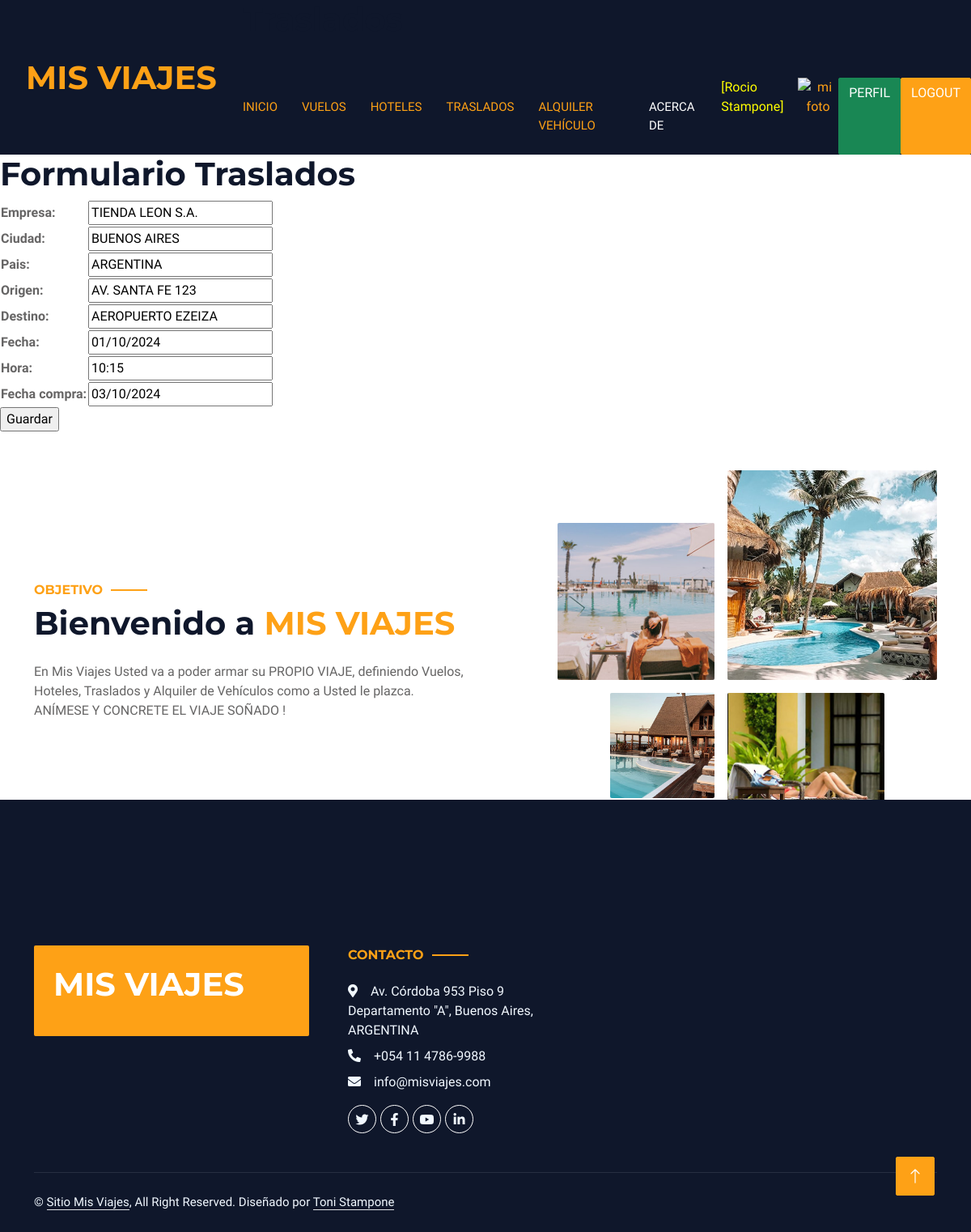
The page /trasladoUpdate/4/ (signed in) on the database its author committed.
### misrubros/models.py (models this page shows, shortened)
class Traslado(models.Model):
    nombre        = models.CharField(max_length=50)
    ciudad        = models.CharField(max_length=50)
    pais          = models.CharField(max_length=50)
    origen        = models.CharField(max_length=50)
    destino       = models.CharField(max_length=50)
    fecha         = models.DateField()
    hora          = models.CharField(max_length=4)
    fecha_compra  = models.DateField()
    class Meta:
        verbose_name = "Traslado"
        verbose_name_plural = "Traslados"
        ordering = ["nombre"]

### misrubros/views.py (the view)
# urls.py: path('trasladoUpdate/<id_traslado>/', trasladoUpdate, name="trasladoUpdate"),
@login_required
def trasladoUpdate(request, id_traslado):
    traslado = Traslado.objects.get(id=id_traslado)
    if request.method == "POST":
        miForm = TrasladoForm(request.POST)
        if miForm.is_valid():
            traslado.nombre          = miForm.cleaned_data.get("nombre")
            traslado.ciudad          = miForm.cleaned_data.get("ciudad")
            traslado.pais            = miForm.cleaned_data.get("pais")
            traslado.origen          = miForm.cleaned_data.get("origen")
            traslado.destino         = miForm.cleaned_data.get("destino")
            traslado.fecha           = miForm.cleaned_data.get("fecha")
            traslado.hora            = miForm.cleaned_data.get("hora")
            traslado.fecha_compra    = miForm.cleaned_data.get("fecha_compra")
            traslado.save()
            contexto = {"traslados": Traslado.objects.all() }
            return render(request, "misrubros/traslados.html", contexto)
    else:
        miForm = TrasladoForm(initial={"nombre": traslado.nombre, "ciudad": traslado.ciudad,
                              "pais": traslado.pais, "origen": traslado.origen,
                              "destino": traslado.destino, "fecha": traslado.fecha, "hora": traslado.hora,
                              "fecha_compra": traslado.fecha_compra})
    return render(request, "misrubros/trasladoForm.html", {"form": miForm})

### misrubros/forms.py
class TrasladoForm(forms.Form):
    nombre        = forms.CharField(max_length=50, required=True, label="Empresa")
    ciudad        = forms.CharField(max_length=50, required=True)
    pais          = forms.CharField(max_length=50, required=True)
    origen        = forms.CharField(max_length=50, required=True)
    destino       = forms.CharField(max_length=50, required=True)
    fecha         = forms.DateField(required=True)
    hora          = forms.CharField(max_length=4, required=True)
    fecha_compra  = forms.DateField(required=True)

### misrubros/templates/misrubros/trasladoForm.html (shortened to what this page needs)
{% extends "misrubros/index.html" %}
{% block titulo %}
<h1 class="mb-5">Traslados</h1>
{% endblock titulo %}
{% block contenido %}
<h1> Formulario Traslados</h1>
<form action="" method="post">
    <table>
        {{ form.as_table }}
    </table>
    <input type="submit" value="Guardar">
</form>
{% endblock contenido %}

### misrubros/templates/misrubros/index.html (shortened to what this page needs)
<!DOCTYPE html>
<html lang="en">
<head>
    {% load static %}
    <link href="https://cdnjs.cloudflare.com/ajax/libs/font-awesome/5.10.0/css/all.min.css" rel="stylesheet">
    <link href="https://cdn.jsdelivr.net/npm/bootstrap-icons@1.4.1/font/bootstrap-icons.css" rel="stylesheet">
    <link href="{% static 'lib/animate/animate.min.css' %}" rel="stylesheet">
    <link href="{% static 'lib/owlcarousel/assets/owl.carousel.min.css' %}" rel="stylesheet">
    <link href="{% static 'lib/tempusdominus/css/tempusdominus-bootstrap-4.min.css' %}" rel="stylesheet" />
    <link href="{% static 'css/bootstrap.min.css' %}" rel="stylesheet">
    <link href="{% static 'css/style.css' %}" rel="stylesheet">
</head>
<body>
    <div class="container-xxl bg-white p-0">
        <div class="container-fluid bg-dark px-0">
            <div class="row gx-0">
                <div class="col-lg-3 bg-dark d-none d-lg-block">
                    <a href="index.html" class="navbar-brand w-100 h-100 m-0 p-0 d-flex align-items-center justify-content-center">
                        <h1 class="m-0 text-primary text-uppercase">Mis Viajes</h1>
                    </a>
                </div>
                <div class="col-lg-9">
                    <header id = "masthead">
                        <div class = "container">
                        {% block titulo %}
                        {% endblock titulo %}
                    <nav class="navbar navbar-expand-lg bg-dark navbar-dark p-3 p-lg-0">
                        <div class="collapse navbar-collapse justify-content-between" id="navbarCollapse">
                            <div class="navbar-nav mr-auto py-0">
                                <a href="{% url 'comenzar' %}" class="nav-item nav-link active">Inicio</a>
                        {% if user.is_authenticated %}
                                <a href="{% url 'vuelos' %}" class="nav-item nav-link active">Vuelos</a>
                                <a href="{% url 'hoteles' %}" class="nav-item nav-link active">Hoteles</a>
                                <a href="{% url 'traslados' %}" class="nav-item nav-link active">Traslados</a>
                                <a href="{% url 'alquilerautos' %}" class="nav-item nav-link active">Alquiler Vehículo</a>
                                <a href="{% url 'acerca' %}" class="nav-item nav-link">Acerca de</a>
                                <p style="color:yellow"> [{{user.first_name}} {{user.last_name}}]</p>
                                <div class="text-center">
                                    <a href="{% url 'agregar_avatar' %}"><img src="{{ request.session.avatar }}" height="40px" weight="40px" alt="mi foto"></a>
                                </div>
                                <a class="btn btn-success" href="{% url 'perfil' %}">Perfil</a>
                                <a class="btn btn-primary" href="{% url 'logout' %}">Logout</a>
                        {% else %}
                                <a class="btn btn-primary" href="{% url 'login' %}">Login</a>
                                <a class="btn btn-success" href="{% url 'registro' %}">Registrate</a>
                        {% endif %}
                            </div>
                        </div>
                    </nav>
                    </header>
                </div>
            </div>
        </div>
        {% block contenido %}
        {% endblock contenido %}
        <div class="container-xxl py-5">
            <div class="container">
                <div class="row g-5 align-items-center">
                    <div class="col-lg-6">
                        <h6 class="section-title text-start text-primary text-uppercase">Objetivo</h6>
                        <h1 class="mb-4">Bienvenido a <span class="text-primary text-uppercase">Mis Viajes</span></h1>
                        <p class="mb-4">En Mis Viajes Usted va a poder armar su PROPIO VIAJE, definiendo Vuelos, Hoteles, Traslados y Alquiler de Vehículos como a Usted le plazca. ANÍMESE Y CONCRETE EL VIAJE SOÑADO !</p>
                    </div>
                    <div class="col-lg-6">
                        <div class="row g-3">
                            <div class="col-6 text-end">
                                <img class="img-fluid rounded w-75 wow zoomIn" data-wow-delay="0.1s" src="{% static 'img/about-1.jpg' %}" style="margin-top: 25%;">
                            </div>
                            <div class="col-6 text-start">
                                <img class="img-fluid rounded w-100 wow zoomIn" data-wow-delay="0.3s" src="{% static 'img/about-2.jpg' %}">
                            </div>
                            <div class="col-6 text-end">
                                <img class="img-fluid rounded w-50 wow zoomIn" data-wow-delay="0.5s" src="{% static 'img/about-3.jpg' %}">
                            </div>
                            <div class="col-6 text-start">
                                <img class="img-fluid rounded w-75 wow zoomIn" data-wow-delay="0.7s" src="{% static 'img/about-4.jpg' %}">
                            </div>
                        </div>
                    </div>
                </div>
            </div>
        </div>
        <div class="container-fluid bg-dark text-light footer wow fadeIn" data-wow-delay="0.1s">
            <div class="container pb-5">
                <div class="row g-5">
                    <div class="col-md-6 col-lg-4">
                        <div class="bg-primary rounded p-4">
                            <a href="index.html"><h1 class="text-white text-uppercase mb-3">Mis Viajes</h1></a>
                        </div>
                    </div>
                    <div class="col-md-6 col-lg-3">
                        <h6 class="section-title text-start text-primary text-uppercase mb-4">Contacto</h6>
                        <p class="mb-2"><i class="fa fa-map-marker-alt me-3"></i>Av. Córdoba 953 Piso 9 Departamento "A", Buenos Aires, ARGENTINA</p>
                        <p class="mb-2"><i class="fa fa-phone-alt me-3"></i>+054 11 4786-9988</p>
                        <p class="mb-2"><i class="fa fa-envelope me-3"></i>info@misviajes.com</p>
                        <div class="d-flex pt-2">
                            <a class="btn btn-outline-light btn-social" href=""><i class="fab fa-twitter"></i></a>
                            <a class="btn btn-outline-light btn-social" href=""><i class="fab fa-facebook-f"></i></a>
                            <a class="btn btn-outline-light btn-social" href=""><i class="fab fa-youtube"></i></a>
                            <a class="btn btn-outline-light btn-social" href=""><i class="fab fa-linkedin-in"></i></a>
                        </div>
                    </div>
                </div>
            </div>
            <div class="container">
                <div class="copyright">
                    <div class="row">
                        <div class="col-md-6 text-center text-md-start mb-3 mb-md-0">
                            &copy; <a class="border-bottom" href="#">Sitio Mis Viajes</a>, All Right Reserved.
							Diseñado por <a class="border-bottom" href="https://htmlcodex.com">Toni Stampone</a>
                        </div>
                    </div>
                </div>
            </div>
        </div>
        <a href="#" class="btn btn-lg btn-primary btn-lg-square back-to-top"><i class="bi bi-arrow-up"></i></a>
    </div>
</body>
</html>

### misrubros/static/css/style.css (style rules this page uses)
:root { --primary: #FEA116; --light: #F1F8FF; --dark: #0F172B; }
.back-to-top { position: fixed; display: none; right: 45px; bottom: 45px; z-index: 99; }
.btn { font-weight: 500; text-transform: uppercase; transition: .5s; }
.btn.btn-primary, .btn.btn-secondary { color: #FFFFFF; }
.btn-lg-square { width: 48px; height: 48px; }
.btn-square, .btn-sm-square, .btn-lg-square { padding: 0; display: flex; align-items: center; justify-content: center; font-weight: normal; border-radius: 2px; }
.navbar-dark .navbar-nav .nav-link { margin-right: 30px; padding: 25px 0; color: #FFFFFF; font-size: 15px; text-transform: uppercase; outline: none; }
.navbar-dark .navbar-nav .nav-link:hover, .navbar-dark .navbar-nav .nav-link.active { color: var(--primary); }
.section-title { position: relative; display: inline-block; }
.section-title::before { position: absolute; content: ""; width: 45px; height: 2px; top: 50%; left: -55px; margin-top: -1px; background: var(--primary); }
.section-title::after { position: absolute; content: ""; width: 45px; height: 2px; top: 50%; right: -55px; margin-top: -1px; background: var(--primary); }
.section-title.text-start::before, .section-title.text-end::after { display: none; }
.footer { position: relative; margin-top: -110px; padding-top: 180px; }
.footer .btn.btn-social { margin-right: 5px; width: 35px; height: 35px; display: flex; align-items: center; justify-content: center; color: var(--light); border: 1px solid #FFFFFF; border-radius: 35px; transition: .3s; }
.footer .copyright { padding: 25px 0; font-size: 15px; border-top: 1px solid rgba(256, 256, 256, .1); }
.footer .copyright a { color: var(--light); }

### rows shown on the page
Traslado: nombre "TIENDA LEON S.A.", ciudad "BUENOS AIRES", pais "ARGENTINA", origen "AV. SANTA FE 123", destino "AEROPUERTO EZEIZA", fecha "01/10/2024", hora "10:15", fecha_compra "03/10/2024"

### other values the page prints
{{ user.first_name }} "Rocio"
{{ user.last_name }} "Stampone"
